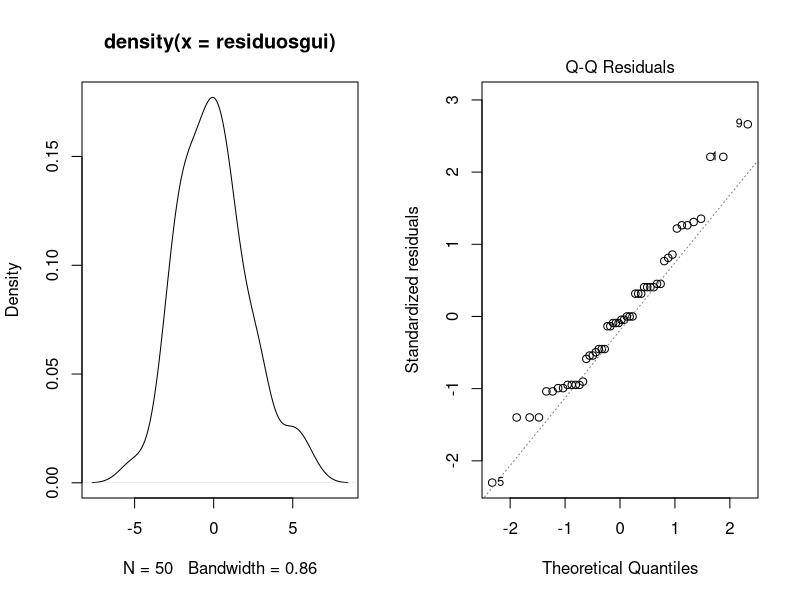

The R script that drew this image: (Note: this script raises an error after producing the figure.)


#comparar tratamientos

control<-c(75,67,70,75,65,71,67,67,76,68)
D1<-c(57,58,60,59,62,60,60,57,59,61)
D2<-c(58,61,56,58,57,56,61,60,57,58)
D3<-c(62,66,65,63,64,62,65,65,62,67)
D4<-c(58,59,58,61,57,56,58,57,57,59)

longitudes<-c(control,D1,D2,D3,D4)
azuc<-rep(c("control","D1","D2","D3","D4"),
          each=10)
azuc=factor(azuc)
datos<-data.frame(longitudes,azuc)
attach(datos)
datos


modelogui=aov(longitudes~azuc,data=datos)
residuosgui=residuals(modelogui)
residuosgui
par(mfrow=c(1,2))
plot(density(residuosgui))
plot(modelogui,which=2)
shapiro.test(residuosgui)
plot(modelodietas,which=1)
require(car)
bartlett.test(longitudes~azuc,data=datos)
plot(1:24,residualesd,pch=19)

summary(modelogui)

#creacion de la funcion- codigo generado por Claude ai


#Este codigo no funciona!!!!!

create_contrasts <- function(treatments) { #donde de cumplirse que la suma de coefientes debe ser cero pero 
  #a los tratamientos que se esta comparando no pueden ser cero esto para definir un combinacion lineal 
  #de coefientes con las media, es decir sumatorio de coeficiente y medias igual a cero
  # Número total de tratamientos
  n_treatments <- length(treatments)
  
  # Crear matriz de contrastes
  contrasts <- matrix(0, nrow = n_treatments - 1, ncol = n_treatments)
  
  # Contraste 1: Control vs Tratamientos
  contrasts[1, ] <- c(1, rep(-1/n_treatments, n_treatments - 1))
  
  # Otros contrastes
  for (i in 2:n_treatments) {
    # Contraste i: Tratamiento i vs Resto de tratamientos
    contrasts[i, ] <- c(rep(0, i - 1), 1, rep(-1/(n_treatments - i + 1), n_treatments - i))
  }
  
  return(contrasts)
}

#llamar a funcion

treatments <- c(control, D1, D2, D3, D4)
contrasts <- create_contrasts(treatments)


